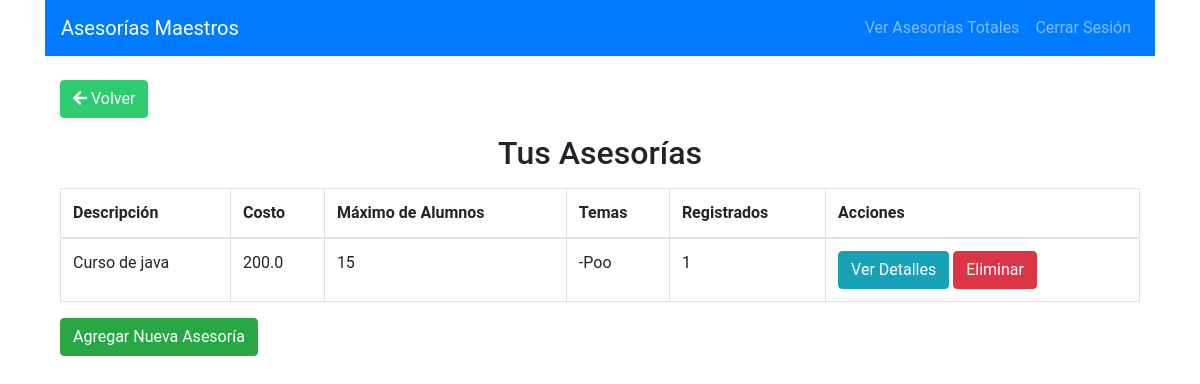
/dashboard_maestro (signed in), run on an earlier commit of the app's database.
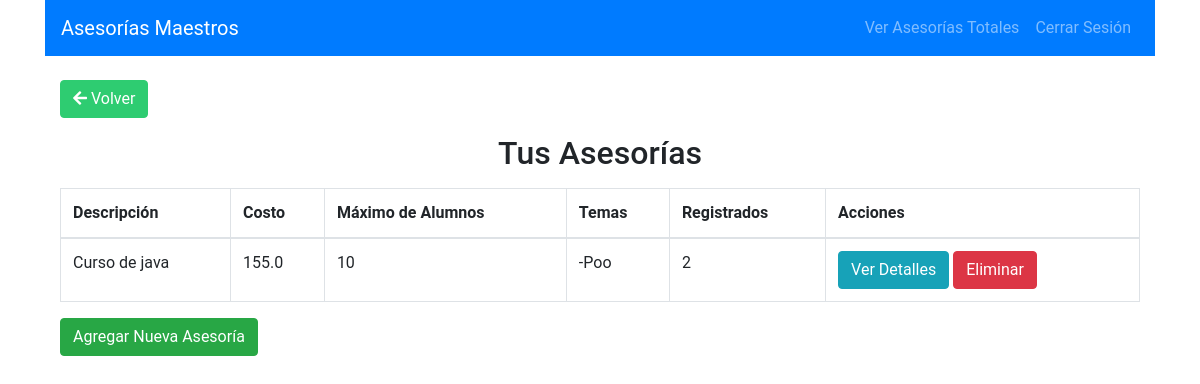
And on a later commit of the database.
### app.py (models this page shows)
class Asesoria(db.Model):
    id = db.Column(db.Integer, primary_key=True)
    descripcion = db.Column(db.String(200), nullable=False)
    costo = db.Column(db.Float, nullable=False)
    max_alumnos = db.Column(db.Integer, nullable=False)
    temas = db.Column(db.String(200), nullable=False)
    maestro_id = db.Column(db.Integer, db.ForeignKey('user.id'), nullable=False)
    alumnos = db.relationship('User', secondary=asesoria_alumno, back_populates='asesorias')

### app.py (the view)
@app.route('/dashboard_maestro')
@login_required
def dashboard_maestro():
    asesorias = db.session.query(Asesoria).filter_by(maestro_id=current_user.id).all()
    return render_template('dashboard_maestro.html', asesorias=asesorias)

### app.py (called while the page is built)
@login_manager.user_loader
def load_user(user_id):
    return User.query.get(int(user_id))

### templates/dashboard_maestro.html
{% extends 'base.html' %}
{% block content %}
<nav class="navbar navbar-expand-lg navbar-dark bg-primary">
    <a class="navbar-brand" href="#">Asesorías Maestros</a>
    <div class="collapse navbar-collapse">
        <ul class="navbar-nav ml-auto">
            <li class="nav-item">
                <a class="nav-link" href="{{ url_for('ver_asesorias_totales') }}">Ver Asesorías Totales</a>
            </li>
            <li class="nav-item">
                <a class="nav-link" href="{{ url_for('logout') }}">Cerrar Sesión</a>
            </li>
        </ul>
    </div>
</nav>
<div class="container mt-4">
    <button class="btn btn-secondary mb-3" onclick="window.history.back()"><i class="fas fa-arrow-left"></i> Volver</button>
    <h2 class="text-center">Tus Asesorías</h2>
    <table class="table table-bordered mt-3">
        <thead>
            <tr>
                <th>Descripción</th>
                <th>Costo</th>
                <th>Máximo de Alumnos</th>
                <th>Temas</th>
                <th>Registrados</th>
                <th>Acciones</th>
            </tr>
        </thead>
        <tbody>
            {% for asesoria in asesorias %}
                <tr>
                    <td>{{ asesoria.descripcion }}</td>
                    <td>{{ asesoria.costo }}</td>
                    <td>{{ asesoria.max_alumnos }}</td>
                    <td>{{ asesoria.temas }}</td>
                    <td>{{ asesoria.alumnos|length }}</td>
                    <td>
                        <a href="{{ url_for('ver_asesoria', id=asesoria.id) }}" class="btn btn-info">Ver Detalles</a>
                        <form action="{{ url_for('borrar_asesoria', id=asesoria.id) }}" method="POST" style="display:inline;">
                            <button type="submit" class="btn btn-danger" onclick="return confirm('¿Estás seguro de que quieres eliminar esta asesoría?');">Eliminar</button>
                        </form>
                    </td>
                </tr>
            {% endfor %}
        </tbody>
    </table>
    <a href="{{ url_for('nueva_asesoria') }}" class="btn btn-success">Agregar Nueva Asesoría</a>
</div>
{% endblock %}

### templates/base.html (shortened to what this page needs)
<!DOCTYPE html>
<html lang="es">
<head>
    <link rel="stylesheet" href="https://stackpath.bootstrapcdn.com/bootstrap/4.5.2/css/bootstrap.min.css">
    <link rel="stylesheet" href="{{ url_for('static', filename='custom.css') }}">
    <link rel="stylesheet" href="https://cdnjs.cloudflare.com/ajax/libs/font-awesome/5.15.3/css/all.min.css">
</head>
<body>
    <div class="container">
        {% block content %}{% endblock %}
    </div>
</body>
</html>

### static/custom.css (style rules this page uses)
:root { --primary-color: #3498db; --secondary-color: #2ecc71; --font-family: 'Roboto', sans-serif; }
body { font-family: var(--font-family); }
.navbar { background-color: var(--primary-color); }
.btn-secondary { background-color: var(--secondary-color); border-color: var(--secondary-color); }

What changed in the data, as far as the page shows it:
changed Asesoria "Curso de java": costo "200.0" → "155.0"; max_alumnos "15" → "10"; alumnos|length "1" → "2"
